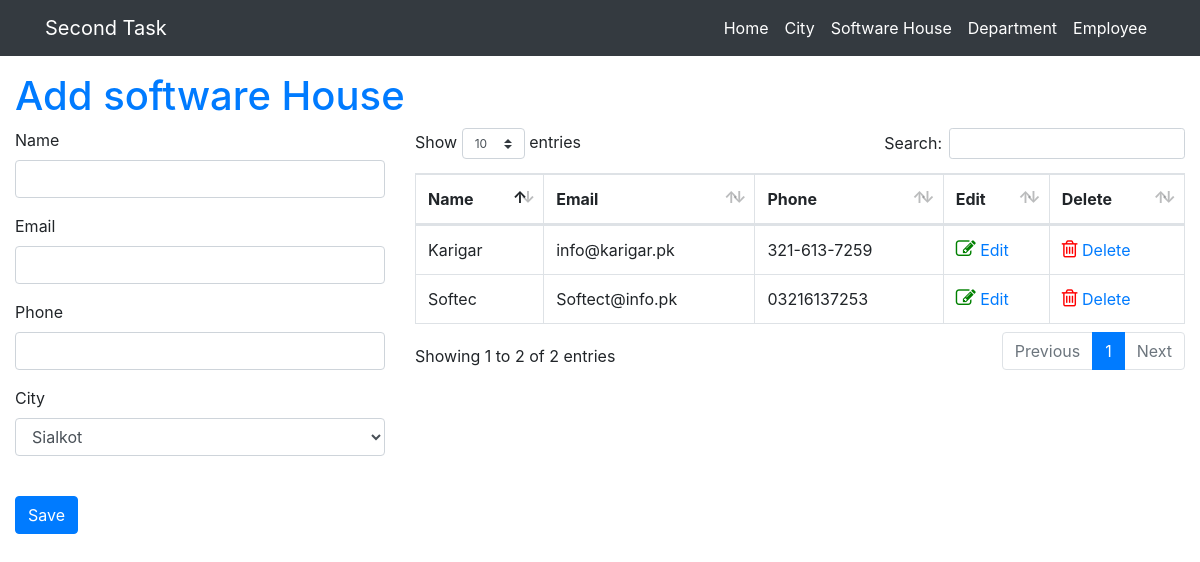
Screenshot of /software_house.php with the database file from the repository.
### tables this page shows
CREATE TABLE `software_house` (
  `id` int(11) NOT NULL,
  `software_house_Name` varchar(255) NOT NULL,
  `Email` varchar(255) NOT NULL,
  `Phone` varchar(255) NOT NULL
);

### function.php (called while the page is built, shortened)
<?php
include_once 'config.php';
function select($table,$array){
	try{
			global $con;
				$columns=implode(',', array_keys($array));
				$value= implode(',',$array);
				$sql="SELECT *from `$table`";
				if ($value==-1) {
					$sql=$sql;
				}else{
					$sql=$sql." WHERE {$columns}={$value}";
				}
				$result=array();
				$qry_run=$con->query($sql);
				if ($qry_run->rowCount()>0) {
					while ($row=$qry_run->fetch(PDO::FETCH_ASSOC)) {
						$result[]=$row;
					}
					return $result;
				}
	}catch(PDOException $e){
		echo $e->getMassage();
	}
}
?>

### software_house.php (the view, shortened to what this page needs)
<?php
include_once 'include/header.php';
?>
	<?php
	if (isset($_GET['edit_id']) && isset($_GET['city_id'])) {
						$table='software_house';
						$id=$_GET['edit_id'];
						$columns=array(
						'id'=>$id
					);
						$result=select($table,$columns);
						if ($result>0) {
						foreach ($result as $rows) {
							$name=$rows['software_house_Name'];
							$email=$rows['Email'];
							$phone=$rows['Phone'];
							}
							}
	$c_id=$_GET['city_id'];
	$submit_name="softwarehouse_edit";
	$value="Edit";
	$select=false;
	$heading="Edit software House"
?>
<?php
	}else{
		$c_id="";
		$name="";
		$email="";
		$phone="";
		$submit_name="softwarehouse_submit";
		$value="Save";
		$heading="Add software House";
		?>
		<?php
	}
		?>
	<div class="container-fluid">
	<?php include_once 'include/navigation.php'?><br><br><br>
	<h1 class="text-primary"><?php echo $heading;?></h1>
	<div class="row ">
	<div class="col-md-4" >
	<form action="" method="POST">
	<div class="form-group">
	<label id="name">Name</label><br>
	<input type="text" class="form-control" name="softwarehouse_name" value="<?php echo $_POST['softwarehouse_name'] ?? $name ?>">
	</div>
	<div class="form-group">
	<label id="email">Email</label><br>
	<input type="text" class="form-control" id="email" name="softwarehouse_email" value="<?php  echo $_POST['softwarehouse_email'] ?? $email;?>">
	</div>
	<div class="form-group">
	<label id="phone">Phone</label><br>
	<input id="phone" class="form-control" type="text" name="softwarehouse_phone" value="<?php echo $_POST['softwarehouse_phone'] ?? $phone;?>">
	</div>
	<div class="form-group">
	<?php
		$table='city';
		$id="-1";
		$columns=array(
		'id'=>$id
	);
	$result=select($table,$columns);
	?>
	<label id="city">City</label><br>
	<select id="city" class="form-control" name="softwarehouse_city">
	<?php
	if ($result>0) {
	foreach ($result as $row) {
		?>
<option value="<?php echo $row['id']?>"<?php
	if ($row['id']==$c_id) {
	echo "selected";
}
	?>>
	<?php echo $row['Name']?></option>
			<?php
		}
		}
		?>
	</select><br>
	</div>
		<div class="form-group">
		<input class="btn btn-primary" type="submit" name="<?php echo $submit_name?>" value="<?php echo $value;?>">
		</div>
		</form>
		</div>
		<div class="col-md-8">
		<div class="table-responsive">
				<?php
						$table='software_house';
						$id="-1";
						$columns=array(
						'id'=>$id
					);
				$result=select($table,$columns);
			if ($result>0) {
				echo "<table class='table table-bordered table-hover' id='table'>
				<thead>
				<tr>
				<th>Name</th>
				<th>Email</th>
				<th>Phone</th>
				<th>Edit</th>
				<th>Delete</th>
				</tr>
				</thead>
				<tbody>";
				foreach ($result as $row) {
					$id=$row['id'];
					$snd_table='software_cities';
					$snd_coulmns=array(
						'software_house_id'=>$id,
					);
					$city_id="";
					$cities=select($snd_table,$snd_coulmns);
					foreach ($cities as $city) {
						$city_id=$city['city_id'];
					}
					echo "<tr>";
					echo "<td>{$row['software_house_Name']}</td>";
					echo "<td>{$row['Email']}</td>";
					echo "<td>{$row['Phone']}</td>";
					echo "<td><i class='fa fa-edit'
					style='font-size:20px;color:green'></i>
					<a href='Software-House/{$id}/{$city_id}'>
					Edit</a></td>";
					echo "<td><i class='fa fa-trash-o'
					style='font-size:20px;color:red'></i><a rel='$id'
					href='javascript:void(0)' class='delete_link' > Delete</a></td>";
					echo "</tr>";
				}
			}
			?>
				</tbody>
				</table>
				</div>
			</div>
		</div><br>
		</div>
		<?php
include_once 'include/footer.php';
?>

### rows the page displays
software_house: software_house_Name "Karigar", Email "info@karigar.pk", Phone "321-613-7259"
software_house: software_house_Name "Softec", Email "Softect@info.pk", Phone "03216137253"

### other values shown
$heading "Add software House"
form field softwarehouse_city "Sialkot"
